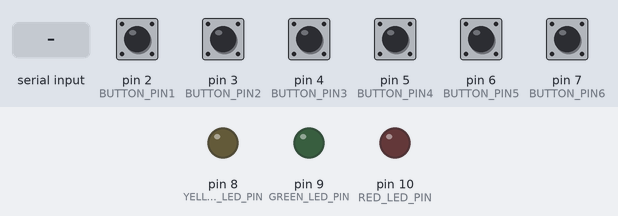
The sketch below on a simulated Arduino Uno, built with avr-gcc and run on an emulated ATmega328P. On the bench: output pins drawn as LEDs (lit = HIGH). The inputs (shaded band) are chosen by the test bench; at power-on: pin 2 (BUTTON_PIN1), pin 3 (BUTTON_PIN2), pin 4 (BUTTON_PIN3), pin 5 (BUTTON_PIN4), pin 6 (BUTTON_PIN5), pin 7 (BUTTON_PIN6) LOW.

Above: at 1.2 s.
1.3 s: "g" received over Serial
At 2.1 s:
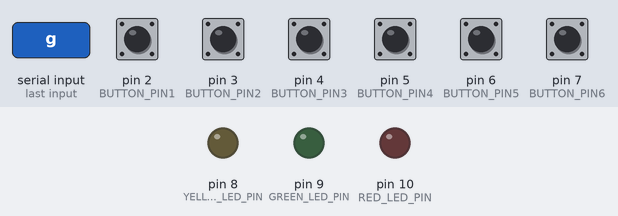
2.9 s: "r" received over Serial
At 3.4 s:
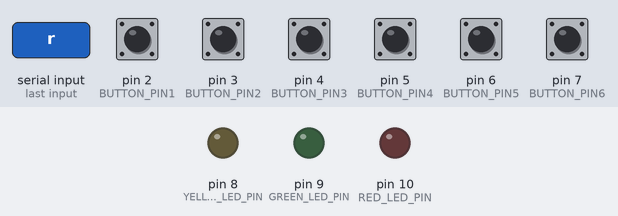
Timing chart, 0 to 5.9 s (numbered marks = the images above; inputs shaded):
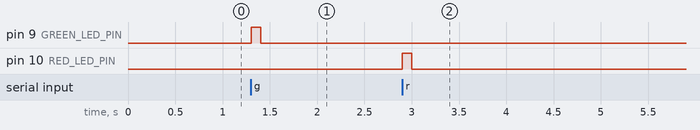

The sketch:

arduino_przyciski_led.ino
```cpp
#define BUTTON_PIN1 2
#define BUTTON_PIN2 3
#define BUTTON_PIN3 4
#define BUTTON_PIN4 5
#define BUTTON_PIN5 6
#define BUTTON_PIN6 7
#define RED_LED_PIN 10
#define GREEN_LED_PIN 9
#define YELLOW_LED_PIN 8
#define BUZZER_PIN 13

void setup()
{
  Serial.begin(9600);
  pinMode(BUTTON_PIN1, INPUT);
  pinMode(BUTTON_PIN2, INPUT);
  pinMode(BUTTON_PIN3, INPUT);
  pinMode(BUTTON_PIN4, INPUT);
  pinMode(BUTTON_PIN5, INPUT);
  pinMode(BUTTON_PIN6, INPUT);
  pinMode(RED_LED_PIN, OUTPUT);
  pinMode(GREEN_LED_PIN, OUTPUT);
  pinMode(YELLOW_LED_PIN, OUTPUT);
}


void loop()
{
  buttonState();
  ledBlink();
}


void ledBlink(){
  if(ledState() == 'r'){
    digitalWrite(RED_LED_PIN, HIGH);
    delay(100);
    digitalWrite(RED_LED_PIN, LOW);
  }

  if(ledState() == 'g'){
    digitalWrite(GREEN_LED_PIN, HIGH);
    delay(100);
    digitalWrite(GREEN_LED_PIN, LOW);
  }

  if(ledState() == 'w'){
      digitalWrite(YELLOW_LED_PIN, HIGH);
      delay(50);
      digitalWrite(YELLOW_LED_PIN, LOW);
      delay(50);
      digitalWrite(GREEN_LED_PIN, HIGH);
      delay(50);
      digitalWrite(GREEN_LED_PIN, LOW);
      delay(50);
      digitalWrite(RED_LED_PIN, HIGH);
      delay(50);
      digitalWrite(RED_LED_PIN, LOW);
      delay(50);
  }
}

char ledState(){
  char input;
  if (Serial.available()) input = Serial.read();
  return input;
}

void buttonState(){
  byte buttonState1 = digitalRead(BUTTON_PIN1);
  byte buttonState2 = digitalRead(BUTTON_PIN2);
  byte buttonState3 = digitalRead(BUTTON_PIN3);
  byte buttonState4 = digitalRead(BUTTON_PIN4);
  byte buttonState5 = digitalRead(BUTTON_PIN5);
  byte buttonState6 = digitalRead(BUTTON_PIN6);

  if(buttonState1) Serial.println(1);
  if(buttonState2) Serial.println(2);
  if(buttonState3) Serial.println(3);
  if(buttonState4) Serial.println(4);
  if(buttonState5) Serial.println(5);
  if(buttonState6) Serial.println(6);

  delay(100);

  return 0;
}
```

Measured:
- after the input at 1.3 s, pin 9 (GREEN_LED_PIN): LOW → HIGH at once, → LOW 0.10 s later
- after the input at 2.9 s, pin 10 (RED_LED_PIN): LOW → HIGH at once, → LOW 0.10 s later
